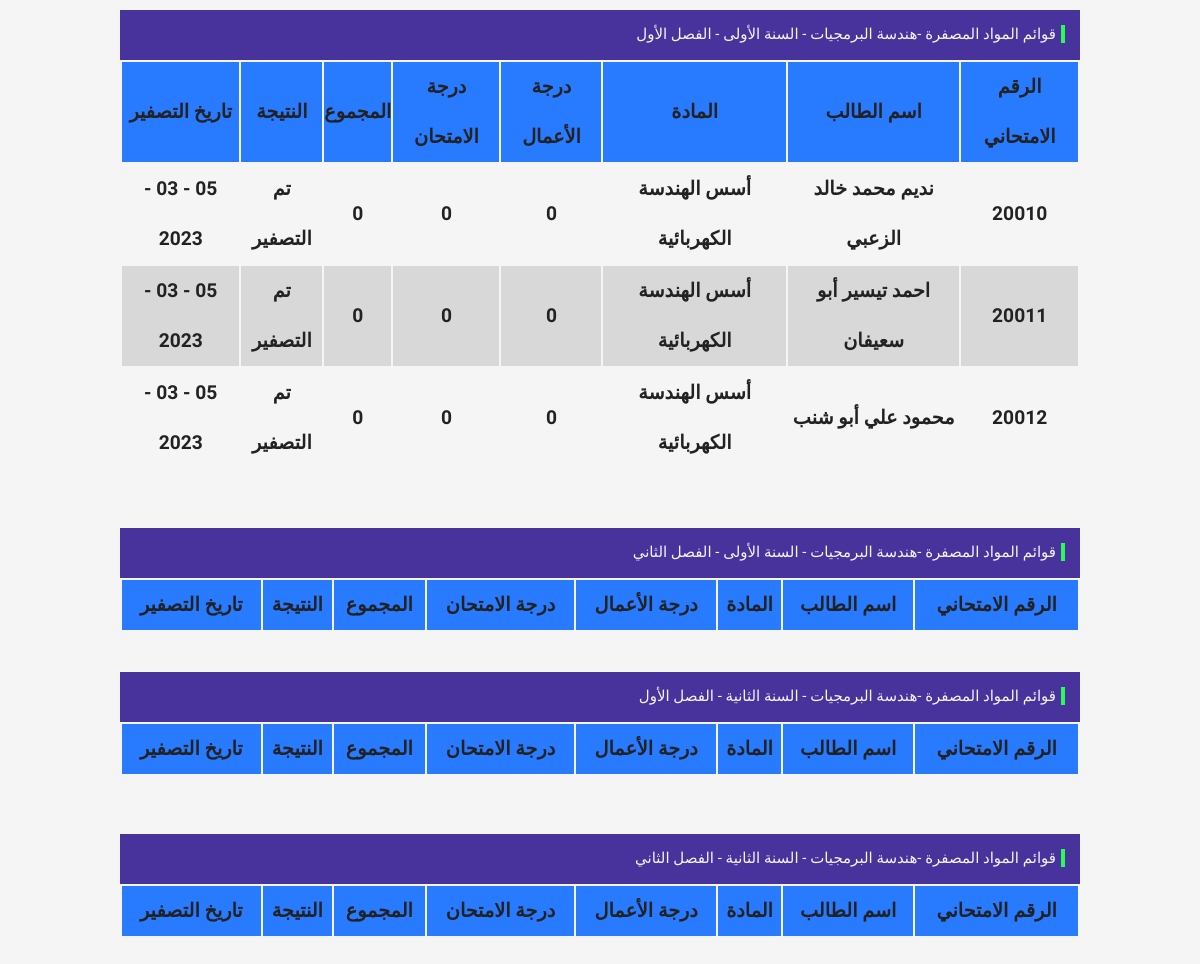
The page /admin/soft-viow-data-zero.php on the database its author committed.
### tables this page shows
CREATE TABLE `electrical_foundations` (
  `stu_id` int(11) NOT NULL,
  `sub_name` varchar(50) NOT NULL,
  `business_degree` int(11) NOT NULL,
  `exam_degree` int(11) NOT NULL,
  `total` int(11) NOT NULL,
  `resulta` varchar(50) NOT NULL
);

CREATE TABLE `stu_reg` (
  `stu_id` int(11) NOT NULL,
  `stu_name` text DEFAULT NULL,
  `stu_mag` text DEFAULT NULL
);

### admin/soft-viow-data-zero.php (the view, shortened to what this page needs)
<!DOCTYPE html>
<html>
<head>
    <link rel="stylesheet" href="../assest/css/style.css">
</head>
<body dir="rtl">
    <div class="exam_title">
    <span class="">قوائم المواد المصفرة -هندسة البرمجيات - السنة الأولى - الفصل الأول</span>
    </div>
    <table class="table">
        <tr>
            <th>الرقم الامتحاني</th>
            <th>اسم الطالب</th=>
            <th>المادة</th>
            <th>درجة الأعمال</th=>
            <th>درجة الامتحان</thtyle=>
            <th>المجموع</thyle=>
            <th>النتيجة</thstyle=>
            <th>تاريخ التصفير</th>
        </tr>
        <?php
        include('../database/connect.php');
        $username = 'root';
        $password = '';
        $database = new PDO("mysql:host=localhost; dbname=tcc_db;", $username, $password);
        $sqll = $database->prepare("SELECT * FROM electrical_foundations WHERE total <=0");
        $sqll->execute();
        foreach ($sqll as $info) {
            echo "<tr>";
            echo "<td>" . $info['stu_id'] . "</td>";
            $row = mysqli_fetch_assoc(mysqli_query($connect, "SELECT stu_name FROM stu_reg WHERE stu_id =" . $info['stu_id']));
            echo '<td>' . $row["stu_name"] . '</td>';
            echo "<td>" . $info['sub_name'] . "</td>";
            echo "<td>" . $info['business_degree'] . "</td>";
            echo "<td>" . $info['exam_degree'] . "</td>";
            echo "<td>" . $info['total'] . "</td>";
            echo "<td>" . $info['resulta'] . "</td>";
            echo "<td>" . date('d - m - Y') . "</td>";
            echo "</tr>";
        }
        ?>
    </table><br>
    <div class="exam_title">
    <span class="">قوائم المواد المصفرة -هندسة البرمجيات - السنة الأولى - الفصل الثاني</span>
    </div>
    <table class="table table-primary">
        <tr>
            <th>الرقم الامتحاني</th>
            <th>اسم الطالب</th>
            <th>المادة</th>
            <th>درجة الأعمال</th>
            <th>درجة الامتحان</th>
            <th>المجموع</th>
            <th>النتيجة</th>
            <th>تاريخ التصفير</th>
        </tr>
    </table>
    <div class="exam_title">
    <span class="">قوائم المواد المصفرة -هندسة البرمجيات - السنة الثانية - الفصل الأول</span>
    </div>
    <table class="table table-primary">
        <tr>
            <th>الرقم الامتحاني</th>
            <th>اسم الطالب</th>
            <th>المادة</th>
            <th>درجة الأعمال</th>
            <th>درجة الامتحان</th>
            <th>المجموع</th>
            <th>النتيجة</th>
            <th>تاريخ التصفير</th>
        </tr>
    </table><br>
    <div class="exam_title">
    <span class="">قوائم المواد المصفرة -هندسة البرمجيات - السنة الثانية - الفصل الثاني</span>
    </div>
        <table class="table table-primary">
            <tr>
                <th>الرقم الامتحاني</th>
                <th>اسم الطالب</th>
                <th>المادة</th>
                <th>درجة الأعمال</th>
                <th>درجة الامتحان</th>
                <th>المجموع</th>
                <th>النتيجة</th>
                <th>تاريخ التصفير</th>
            </tr>
        </table>
</body>
</html>

### assest/css/style.css (style rules this page uses)
:root { --blue: #287bff; --white: #fff; --dark-white: #f5f5f5; --black: #222; --gray: #999; --green: #29fd53; --blue: #287bff; --white: #fff; --grey: #f5f5f5; --black1: #222; --black2: #999; --body-font: 'Almarai', sans-serif; --large-font-size: 1.5rem; --medium-font-size: 1.2rem; --normal-font-size: 0.938rem; }
* { box-sizing: border-box; margin: 0; padding: 0; font-family: var(--body-font); }
html { scroll-behavior: smooth; }
body { direction: rtl; font-size: var(--normal-font-size); background-color: var(--white); color: var(--black); }
.table tr:nth-child(odd) { background-color: #22222222; }
.table tr:nth-child(1) { background-color: var(--blue); border: 1px solid var(--black); }
body { background-color: whitesmoke; }
.exam_title { width: 100%; height: 50px; background-color: #48339d; color: var(--dark-white); padding: 15px; }
.exam_title span { height: 20px; border-right: 4px solid var(--green); padding-right: 5px; }
@media screen and (min-width: 300px) { .table { font-weight: 600; width: 100%; text-align: center; } }
@media screen and (min-width: 300px) { .table td { width: 20%; height: 45px; } }
@media screen and (min-width: 767px) { .table { font-weight: 900; font-size: 1.2rem; } }

### admin/soft-viow-data-zero.php (style rules this page uses)
tr { text-align: center; line-height: 50px; font-weight: bold; }
body { padding: 10px 0; }
.table td { width: auto; height: 45px; }
.table { margin: 0px auto 40px auto; width: 80%; }
.exam_title { margin: 0 auto; width: 80%; }

### rows shown on the page
electrical_foundations: stu_id "20010", stu_reg.stu_name "نديم محمد خالد الزعبي", sub_name "أسس الهندسة الكهربائية", business_degree "0", exam_degree "0", total "0", resulta "تم التصفير"
electrical_foundations: stu_id "20011", stu_reg.stu_name "احمد تيسير أبو سعيفان", sub_name "أسس الهندسة الكهربائية", business_degree "0", exam_degree "0", total "0", resulta "تم التصفير"
electrical_foundations: stu_id "20012", stu_reg.stu_name "محمود علي أبو شنب", sub_name "أسس الهندسة الكهربائية", business_degree "0", exam_degree "0", total "0", resulta "تم التصفير"
